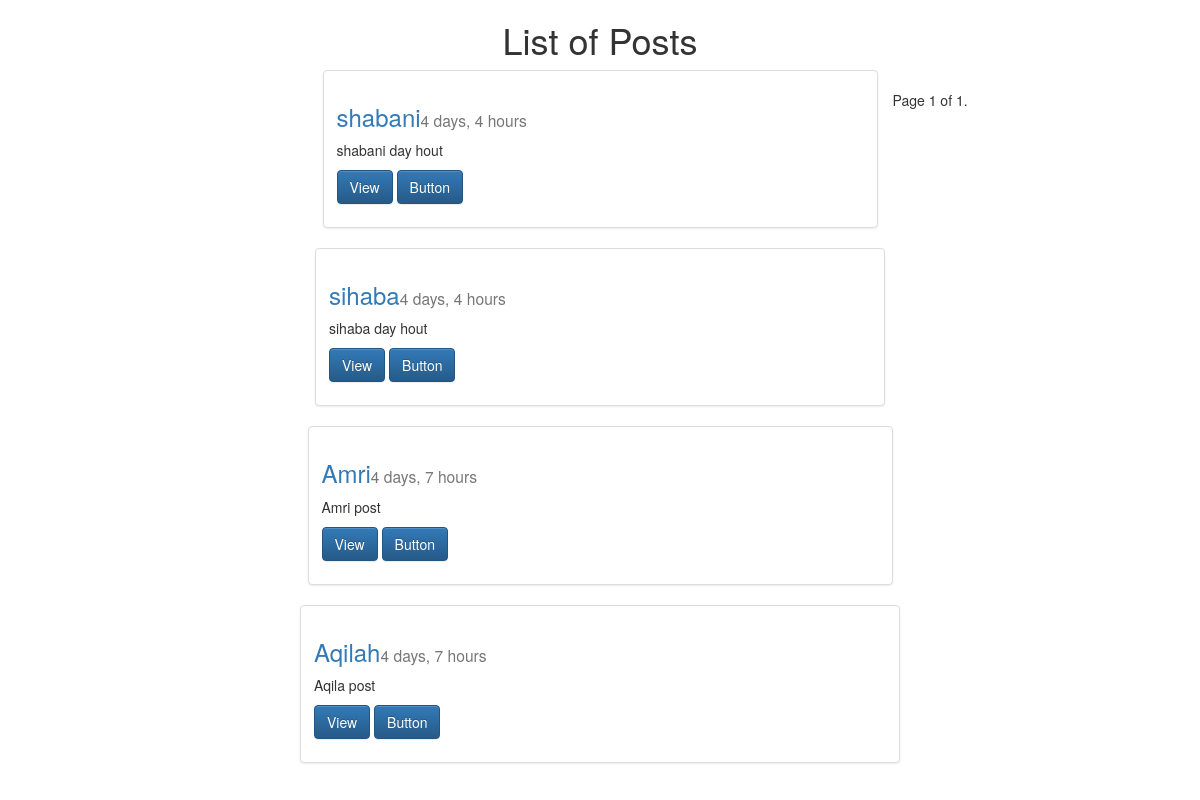
Page /?page=2 on the earlier database version.
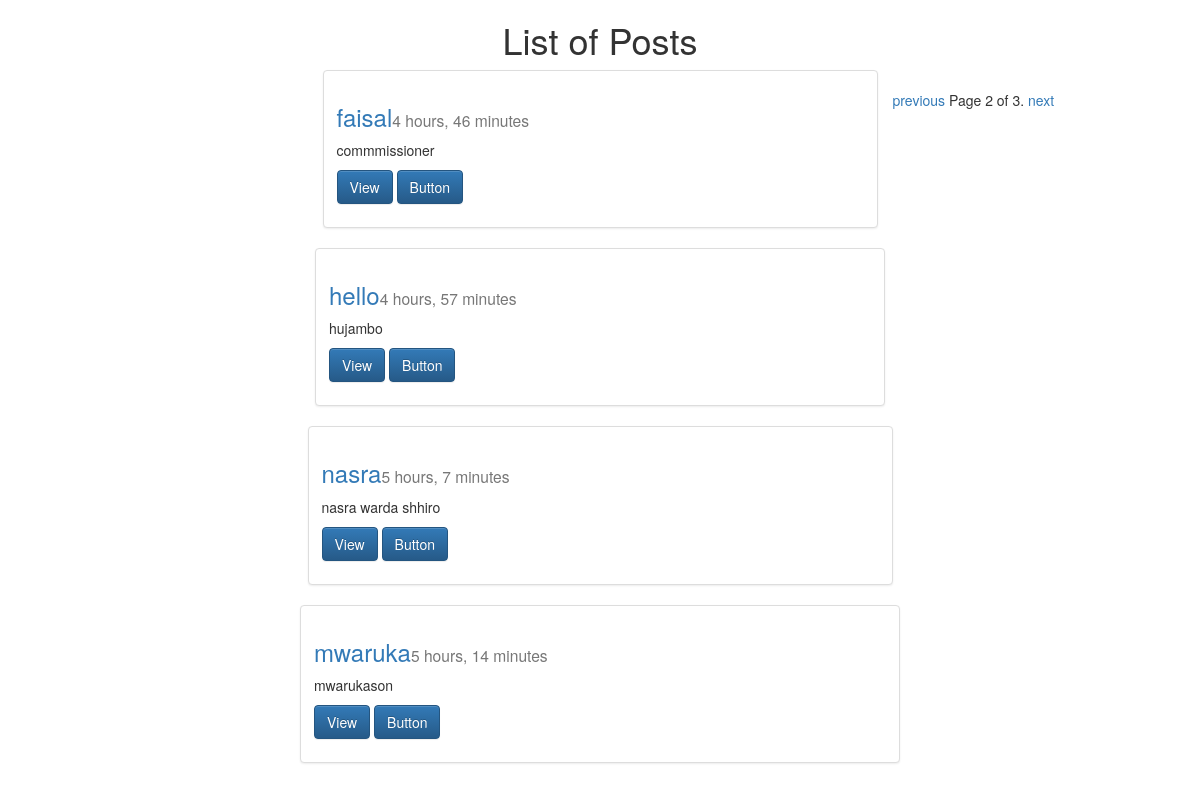
Same page on the later database version.
### qrcblog/models.py (models this page shows, shortened)
class Post(models.Model):
    title = models.CharField(max_length=120)
    image = models.ImageField(upload_to=upload_location,
            null=True, blank=True,
            height_field="height_field",
            width_field="width_field")
    height_field = models.IntegerField(default=0)
    width_field = models.IntegerField(default=0)
    body = models.TextField()
    timestamp = models.DateTimeField(auto_now=True, auto_now_add=False)
    updated = models.DateTimeField(auto_now=False, auto_now_add=True)
    def get_absolute_url(self):
        return reverse("qrcblog:detail", kwargs={"id": self.id})
    class Meta:
        ordering = ["-timestamp", "-updated"]

### qrcblog/views.py (the view)
# urls.py: url(r'^$', post_list, name='list'),
def post_list(request): #list item
    queryset_list = Post.objects.all() #.order_by("-timestamp")
    paginator = Paginator(queryset_list, 4)
    page_request_var = "page"
    page = request.GET.get('page')
    try:
        queryset = paginator.page(page)
    except PageNotAnInteger:
        queryset = paginator.page(1)
    except EmptyPage:
        queryset = paginator.page(paginator.num_pages)
    context = {
        "object_list": queryset,
        "title": "List",
        "page_request_var": page_request_var
    }
    return render(request, "post_list.html", context)

### templates/post_list.html (shortened to what this page needs)
{% extends "base.html" %}
{% block content %}
  <h1 class="text-center">{{title}} of Posts</h1>
  {% for obj in object_list %}
  <div class="row">
    <div class="col-sm-6 col-sm-offset-3">
      <div class="thumbnail">
        <div class="caption">
          <h3><a href='{{ obj.get_absolute_url }}'>{{obj.title}}</a><small>{{obj.timestamp |timesince}}</small></h3>
          <p>{{ obj.body | linebreaks | truncatechars:120 }}</p>
          <p><a href="{ obj.get_absolute_url }}" class="btn btn-primary" role="button">View</a>
          <a href="#" class="btn btn-primary" role="button">Button</a></p>
        </div>
      </div>
    </div>
  {% endfor %}
      <div class="pagination">
        <span class="step-links">
            {% if object_list.has_previous %}
                <a href="?{{ page_request_var }}={{ object_list.previous_page_number }}">previous</a>
            {% endif %}
            <span class="current">
                Page {{ object_list.number }} of {{ object_list.paginator.num_pages }}.
            </span>
            {% if object_list.has_next %}
                <a href="?{{ page_request_var }}={{ object_list.next_page_number }}">next</a>
            {% endif %}
        </span>
    </div>
  </div>
{% endblock content %}

Differences in the rows shown:
no longer on this page (row unchanged): Post: title "shabani", timestamp "4 days, 4 hours", body "shabani day hout"
no longer on this page (row unchanged): Post: title "sihaba", timestamp "4 days, 4 hours", body "sihaba day hout"
no longer on this page (row unchanged): Post: title "Amri", timestamp "4 days, 7 hours", body "Amri post"
no longer on this page (row edited): Post: title "Aqilah", timestamp "4 days, 7 hours", body "Aqila post"
added Post: title "faisal", timestamp "4 hours, 46 minutes", body "commmissioner"
added Post: title "hello", timestamp "4 hours, 57 minutes", body "hujambo"
added Post: title "nasra", timestamp "5 hours, 7 minutes", body "nasra warda shhiro"
added Post: title "mwaruka", timestamp "5 hours, 14 minutes", body "mwarukason"
Other differences:
{{ object_list.number }}: "1" → "2"
{{ object_list.paginator.num_pages }}: "1" → "3"
text now shown: "previous next"
